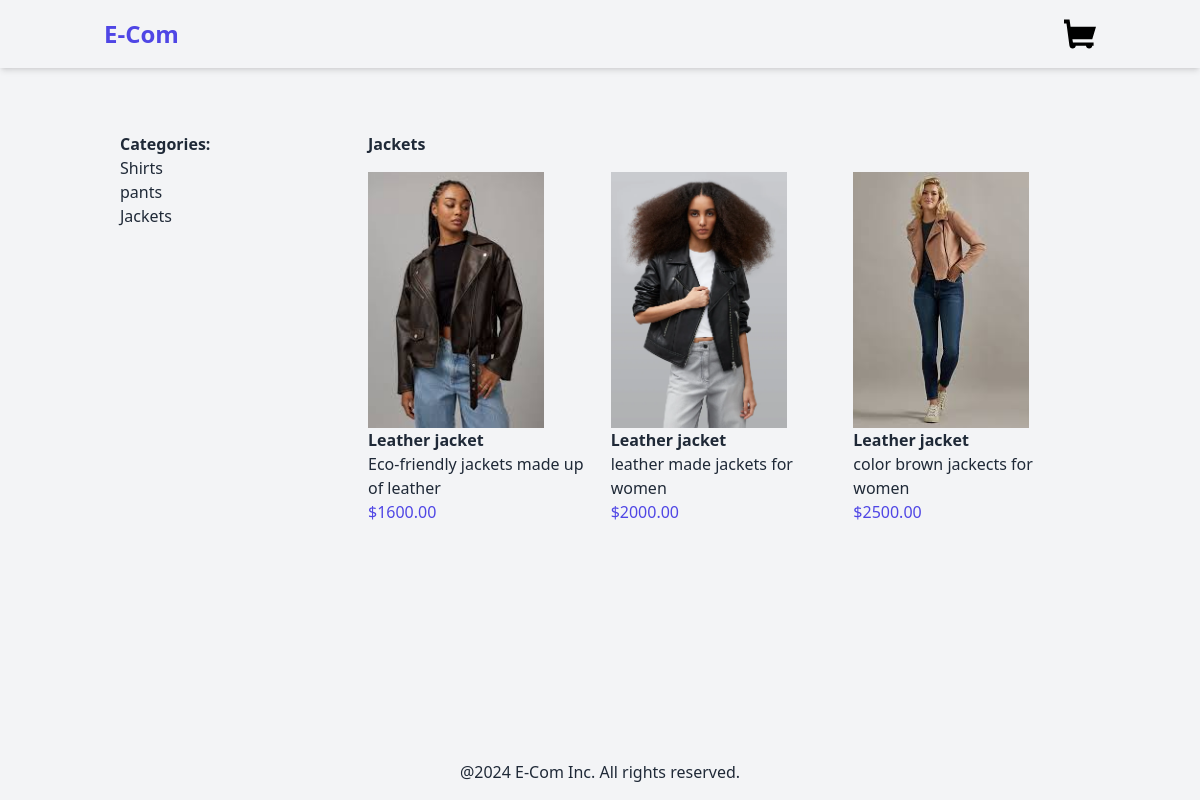
The app's page /jackets/ with its own data.
### products/models.py (models this page shows, shortened)
class Category(models.Model):
    name = models.CharField(max_length=250)
    slug = models.SlugField(unique=True)
    class Meta:
        verbose_name_plural = "categories"

class Product(models.Model):
    category = models.ForeignKey(Category, related_name='products', on_delete=models.CASCADE)
    name = models.CharField(max_length=250)
    slug = models.SlugField(max_length=250)
    description = models.TextField(blank=True)
    price = models.DecimalField(max_digits=10, decimal_places=2)
    available = models.BooleanField(default=True)
    created = models.DateTimeField(auto_now_add=True)
    updated = models.DateTimeField(auto_now=True)
    image = models.ImageField(upload_to='products', blank=True, null=True)

### products/views.py (the view)
# urls.py: path('', views.product_list, name='product_list'),
def product_list(request, category_slug=None):
    category = None
    products = Product.objects.filter(available=True)
    categories = Category.objects.all()
    if category_slug:
        category = get_object_or_404(Category, slug=category_slug)
        products = products.filter(category=category)
    return render(request, 'products/product/list.html', {
        'category':category,
        'products':products,
        'categories':categories,
    })

### products/templates/products/product/list.html (shortened to what this page needs)
{% extends "base.html" %}
{%block content%}
<div class="container mx-auto p-4 flex">
    <aside class="w-1/4 p-4">
        <h2 class="font-bold">Categories:</h2>
        <ul>
            {%for category in categories%}
            <li>
                <a href="{% url 'products:product_list_by_category' category.slug %}">{{category.name}}</a>
            </li>
            {%endfor%}
        </ul>
    </aside>
    <main class="w-3/4 p-4">
        {%if category%}
        <h2 class="font-bold mb-4">{{category.name}}</h2>
        {%else%}
        <h2 class="font-bold mb-4">All Products:</h2>
        {%endif%}
        <div class="grid grid-cols-3 gap-4">
            {% for product in products %}
            <a href="{% url 'products:product_detail' product.id product.slug %}">
            <div>
                {% if product.image %}
                <img src="{{product.image.url}}" alt={{product.name}} class="h-64 w-44 object-cover">
                {%else%}
                <p>The image is not available</p>
                {%endif%}
                <h3 class="font-semibold">{{product.name}}</h3>
                <p>{{product.description}}</p>
                <p class="text-indigo-600">${{product.price}}</p>
            </div>
        </a>
            {%endfor%}
        </div>
    </main>
</div>
{%endblock%}

### records on screen
Category: name "Shirts"
Category: name "pants"
Category: name "Jackets"
Product: image (picture), name "Leather jacket", description "Eco-friendly jackets made up of leather", price "1600.00"
Product: image (picture), name "Leather jacket", description "leather made jackets for women", price "2000.00"
Product: image (picture), name "Leather jacket", description "color brown jackects for women", price "2500.00"
